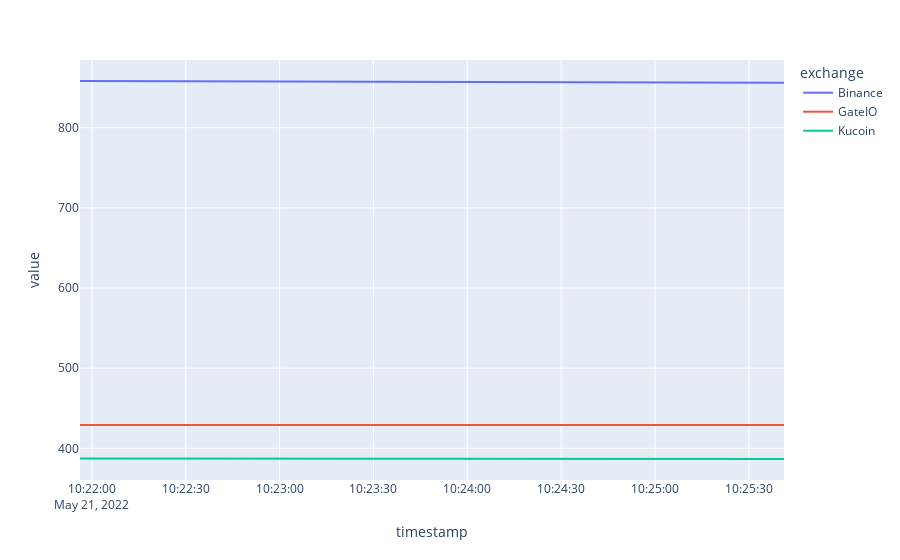

Notebook code cell kept with this figure:
### Code cell
px.line(df.groupby(['exchange', 'timestamp']).agg(value=('value','sum')).reset_index(), x='timestamp', y='value', color='exchange')

### Figure 1 — Plotly figure (JSON) as saved in the notebook; plotly's stock layout.template omitted (floating-point values rounded to 4 significant figures)
{"data": [{"hovertemplate": "exchange=Binance<br>timestamp=%{x}<br>value=%{y}<extra></extra>", "legendgroup": "Binance", "line": {"color": "#636efa", "dash": "solid"}, "marker": {"symbol": "circle"}, "mode": "lines", "name": "Binance", "orientation": "v", "showlegend": true, "type": "scatter", "x": ["2022-05-21 10:21:56.207780+00:00", "2022-05-21 10:22:23.634235+00:00", "2022-05-21 10:22:47.911410+00:00", "2022-05-21 10:23:07.924243+00:00", "2022-05-21 10:23:39.572023+00:00", "2022-05-21 10:24:00.852717+00:00", "2022-05-21 10:24:27.212645+00:00", "2022-05-21 10:24:51.647024+00:00", "2022-05-21 10:25:18.701837+00:00", "2022-05-21 10:25:41.234140+00:00"], "xaxis": "x", "y": [858.4, 858.0, 857.9, 857.8, 857.4, 857.0, 856.6, 856.5, 856.3, 856.2], "yaxis": "y"}, {"hovertemplate": "exchange=GateIO<br>timestamp=%{x}<br>value=%{y}<extra></extra>", "legendgroup": "GateIO", "line": {"color": "#EF553B", "dash": "solid"}, "marker": {"symbol": "circle"}, "mode": "lines", "name": "GateIO", "orientation": "v", "showlegend": true, "type": "scatter", "x": ["2022-05-21 10:21:56.207780+00:00", "2022-05-21 10:22:23.634235+00:00", "2022-05-21 10:22:47.911410+00:00", "2022-05-21 10:23:07.924243+00:00", "2022-05-21 10:23:39.572023+00:00", "2022-05-21 10:24:00.852717+00:00", "2022-05-21 10:24:27.212645+00:00", "2022-05-21 10:24:51.647024+00:00", "2022-05-21 10:25:18.701837+00:00", "2022-05-21 10:25:41.234140+00:00"], "xaxis": "x", "y": [429.0, 429.2, 429.2, 429.2, 429.1, 429.2, 429.2, 429.2, 429.3, 429.2], "yaxis": "y"}, {"hovertemplate": "exchange=Kucoin<br>timestamp=%{x}<br>value=%{y}<extra></extra>", "legendgroup": "Kucoin", "line": {"color": "#00cc96", "dash": "solid"}, "marker": {"symbol": "circle"}, "mode": "lines", "name": "Kucoin", "orientation": "v", "showlegend": true, "type": "scatter", "x": ["2022-05-21 10:21:56.207780+00:00", "2022-05-21 10:22:23.634235+00:00", "2022-05-21 10:22:47.911410+00:00", "2022-05-21 10:23:07.924243+00:00", "2022-05-21 10:23:39.572023+00:00", "2022-05-21 10:24:00.852717+00:00", "2022-05-21 10:24:27.212645+00:00", "2022-05-21 10:24:51.647024+00:00", "2022-05-21 10:25:18.701837+00:00", "2022-05-21 10:25:41.234140+00:00"], "xaxis": "x", "y": [387.3, 387.2, 387.1, 386.8, 386.7, 386.9, 387.0, 386.8, 386.9, 386.7], "yaxis": "y"}], "layout": {"legend": {"title": {"text": "exchange"}, "tracegroupgap": 0}, "margin": {"t": 60}, "xaxis": {"anchor": "y", "domain": [0, 1], "title": {"text": "timestamp"}}, "yaxis": {"anchor": "x", "domain": [0, 1], "title": {"text": "value"}}}}
